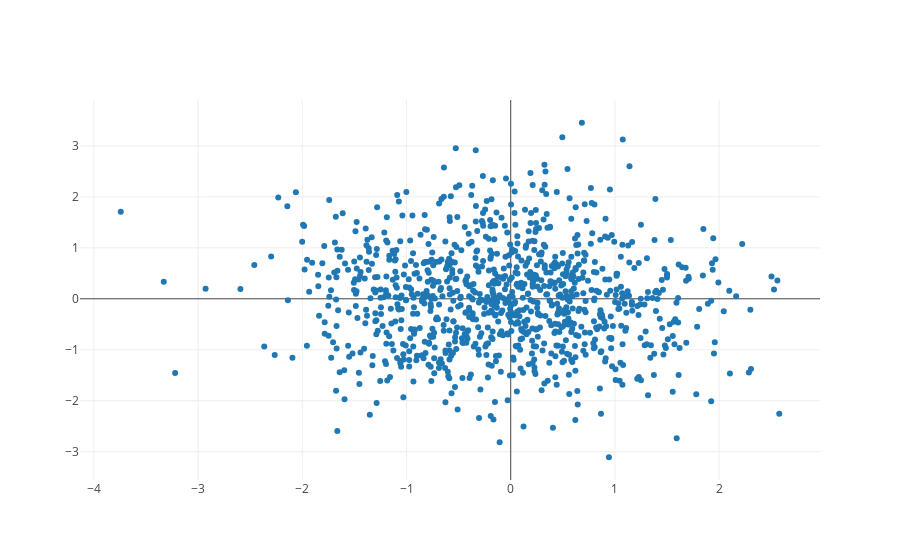

Notebook source saved alongside this figure:
### Code cell
plotize(data)

### Figure 1 — Plotly figure (JSON) as saved in the notebook; plotly's stock layout.template omitted (floating-point values rounded to 4 significant figures; data arrays with more than 128 entries replaced by an {"elided": "..."} marker saying what was removed)
{"data": [{"type": "scatter", "x": {"elided": "1000 float values"}, "y": {"elided": "1000 float values"}, "mode": "markers"}], "layout": {}}
